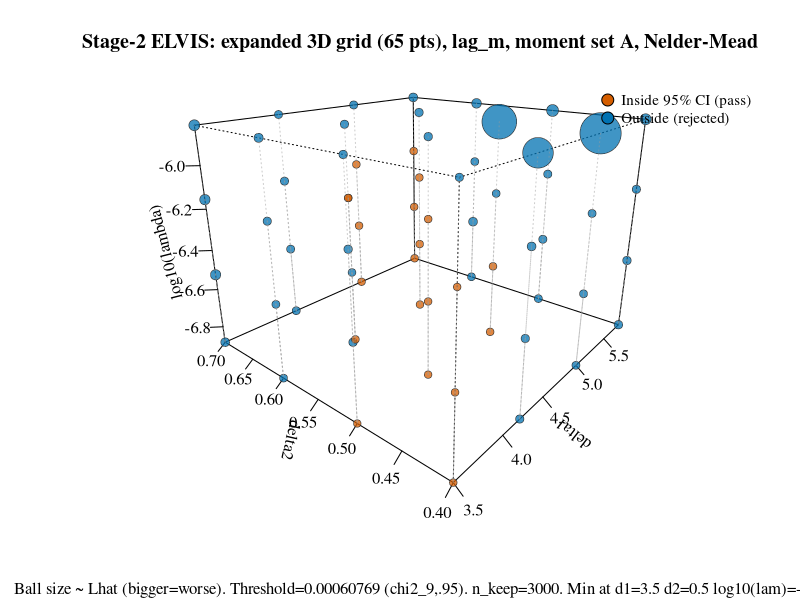

This figure's R source:
## Stage-2 ELVIS: 3D cube plot of the EXPANDED (lambda,delta1,delta2) grid --
## 65 points (original 27 + 38-point outer-cube expansion, 2026-09-09/10):
## delta1 in {3.5,4.2,5.0,5.8}, delta2 in {0.4..0.7}, lambda in
## {1.3e-7,3e-7,7e-7,1.5e-6} -- not a full regular 4x4x4 cube (the original
## 27 only cover the inner 3x3x3), just the union of tested points. Same
## manual persp()+trans3d() construction as 1257 (no 3D plotting package
## installed), axes = the three parameters, ball size = Lhat (bigger =
## worse), color = pass/fail chi2_9 test-inversion against THIS grid's own
## (lower) minimum.

df <- read.csv("Code/Products/1258-grid3d-lag_m-combined-full.csv")

qc <- qchisq(0.95, 9); n <- 32232
Lmin <- min(df$Lhat); thr <- Lmin + qc / (2 * n)
df$pass <- df$Lhat <= thr
df$logl <- log10(df$lambda)

wong_red <- "#D55E00"; wong_blue <- "#0072B2"

## Dummy flat surface purely to set up the persp() 3D transform/axes -- its
## own z-values are irrelevant (zlim overrides), it's never drawn (border=NA).
d1r <- range(df$delta1); d2r <- range(df$delta2); lr <- range(df$logl)
dummy_z <- matrix(mean(lr), 2, 2)

png("Paper/images/1259-stage2-grid3d-cube-expanded.png", width = 2600, height = 2000, res = 220)
par(family = "Times")
res <- persp(d1r, d2r, dummy_z, zlim = lr, theta = -50, phi = 20, expand = 0.75,
             col = NA, border = NA, box = TRUE, ticktype = "detailed",
             xlab = "delta1", ylab = "delta2", zlab = "log10(lambda)",
             main = "Stage-2 ELVIS: expanded 3D grid (65 pts), lag_m, moment set A, Nelder-Mead",
             sub = sprintf("Ball size ~ Lhat (bigger=worse). Threshold=%.5g (chi2_9,.95). n_keep=3000. Min at d1=%.2g d2=%.2g log10(lam)=%.2g.",
                           thr, df$delta1[which.min(df$Lhat)], df$delta2[which.min(df$Lhat)], df$logl[which.min(df$Lhat)]))

## Sort so smaller (better/passing, typically) balls draw last / on top where
## they overlap larger ones -- draw worst (largest) first, best (smallest) last.
ord <- order(-df$Lhat)
dfo <- df[ord, ]
pts <- trans3d(dfo$delta1, dfo$delta2, dfo$logl, res)

## Ball size: linear in Lhat, mapped to a readable cex range.
cex_v <- 1.0 + 4.5 * (dfo$Lhat - min(df$Lhat)) / (max(df$Lhat) - min(df$Lhat))

points(pts, pch = 21, cex = cex_v,
       bg = adjustcolor(ifelse(dfo$pass, wong_red, wong_blue), alpha.f = 0.75),
       col = "grey20", lwd = 0.6)

## Drop vertical guide lines from each ball down to the delta1-delta2 floor
## (at the min log-lambda), to make the 3D position easier to read.
floor_z <- lr[1]
for (i in seq_len(nrow(dfo))) {
    seg <- trans3d(rep(dfo$delta1[i], 2), rep(dfo$delta2[i], 2), c(dfo$logl[i], floor_z), res)
    lines(seg, col = adjustcolor("grey60", alpha.f = 0.5), lty = 3)
}

legend("topright", legend = c("Inside 95% CI (pass)", "Outside (rejected)"),
       pt.bg = c(wong_red, wong_blue), pch = 21, pt.cex = 1.6, bty = "n", cex = 0.9)
dev.off()
cat("Saved: Paper/images/1259-stage2-grid3d-cube-expanded.png\n")
